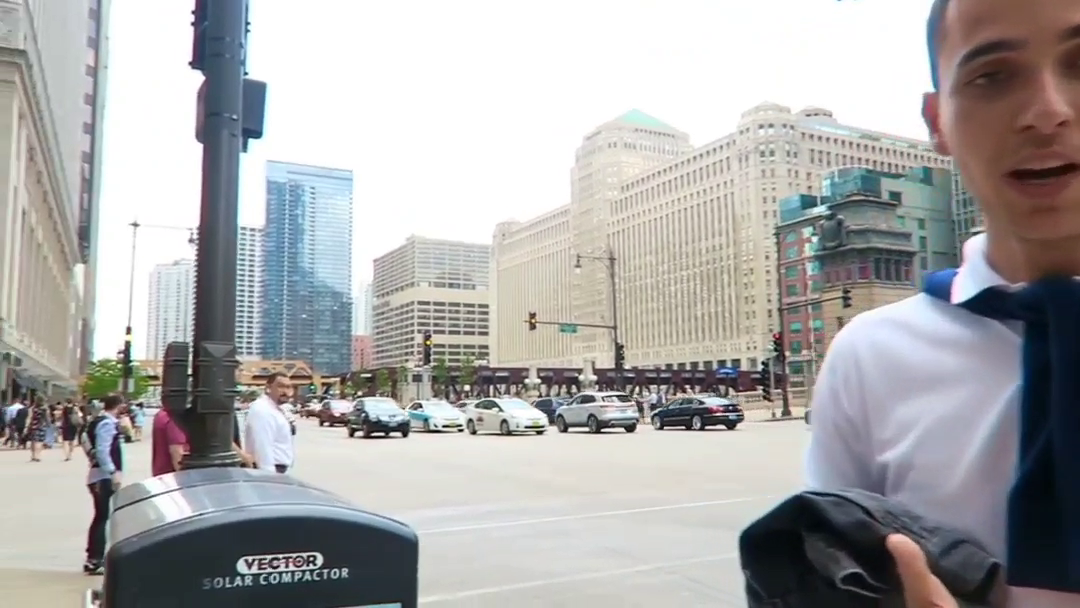
#> input picture frame 18 of lol_xd.mp4, 1080 x 608 px
$ python human_face_car_detection.py
#> lines starting #> are read from the running program, lines starting #| are printed output that depends on the picture; after the words box and inside, x2 and y2 are one past the last pixel; in counts of white or black regions, pixels touching at a corner belong together
#importing dependencies:
import cv2
#importing trained and stored data from xml files::
car_tracker = cv2.CascadeClassifier('cars.xml')       #trained data of cars
pedes_tracker = cv2.CascadeClassifier('body.xml')     #trained data for human long figures
trained_faced_data = cv2.CascadeClassifier('df.xml')  #trained data for human frontal face(side face excluded)
webcam = cv2.VideoCapture('lol_xd.mp4')               #importing video file
try :
    while True:                                           #creating infnite loop
            success_frame_read, frame = webcam.read()         #reading the vide file frame by frame
#> frame is the input picture: shape (608, 1080, 3); mean B, G, R 170.3, 170.5, 171.1
            if success_frame_read:
                gray_scaled_video = cv2.cvtColor(frame,cv2.COLOR_BGR2GRAY)   #if the video reading is succeccfull turn the each video frame in grayscale
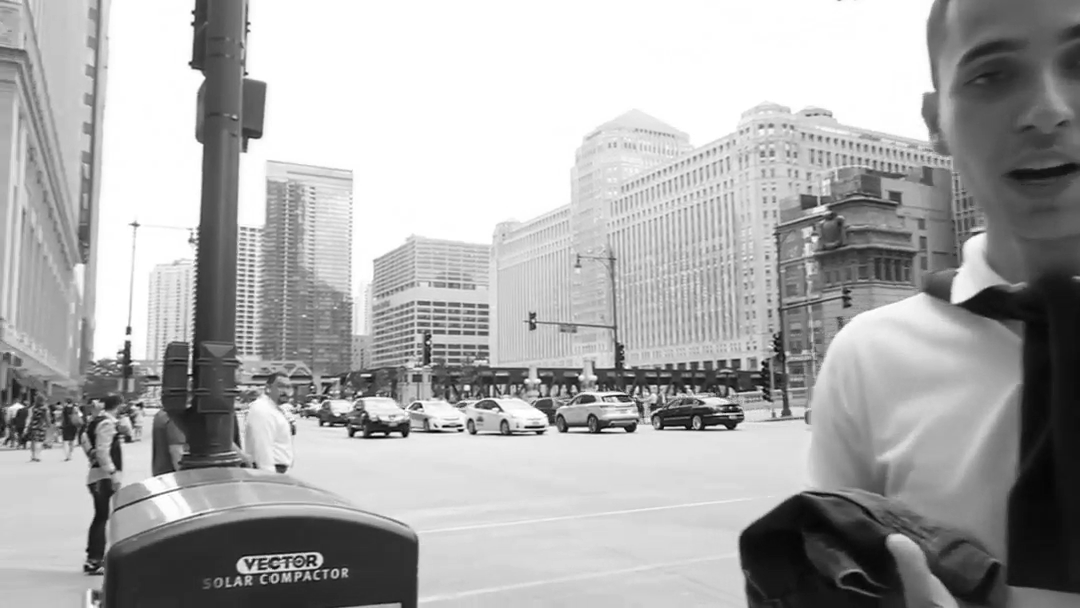
#> gray_scaled_video: shape (608, 1080); min 0, max 255, mean 170.6
            else :
                break                                                            #if the video reading is unsuccessfull break the loop
            car_coordinates = car_tracker.detectMultiScale(gray_scaled_video,scaleFactor = 1.2, minNeighbors = 4)                    #finding the co ordinates of cars from gray scaled video
#> car_coordinates = [[568, 370, 90, 90], [633, 345, 121, 121], [336, 369, 95, 95], [450, 371, 97, 97]]
            pedes_coordinates = pedes_tracker.detectMultiScale(gray_scaled_video,scaleFactor = 1.2, minNeighbors = 1)                #finding the co ordinates of people  from gray scaled video
#> pedes_coordinates = [[752, 353, 26, 53], [51, 399, 35, 70]]
            face_coordinates = trained_faced_data.detectMultiScale(gray_scaled_video,scaleFactor = 1.2, minNeighbors = 4)            #finding the co ordinates of people's faces from gray scaled video
#> face_coordinates = ()
        # scale factor is used to basically blur the vid or image so that when we perdict using our model some details of the vid/photo gets removed and hence the chances of detecting wrong feature as a right one decreases
         # minNeighbours actuallly sees number of layers of neighbours saying its actually the correct one or not and this way accuracy increases more and more
            for (x, y, a, b) in car_coordinates:                                                            #creatingrectangles around the detected cars
                cv2.rectangle(frame,(x,y),(x+a,y+b),(255,0,0),2)
                cv2.putText(frame,'CAR',(x,y+b+4), fontFace=cv2.FONT_HERSHEY_DUPLEX, fontScale=1, color=(25,50,55))                  #adding texts to the detected rectangle
#> this loop made 4 passes
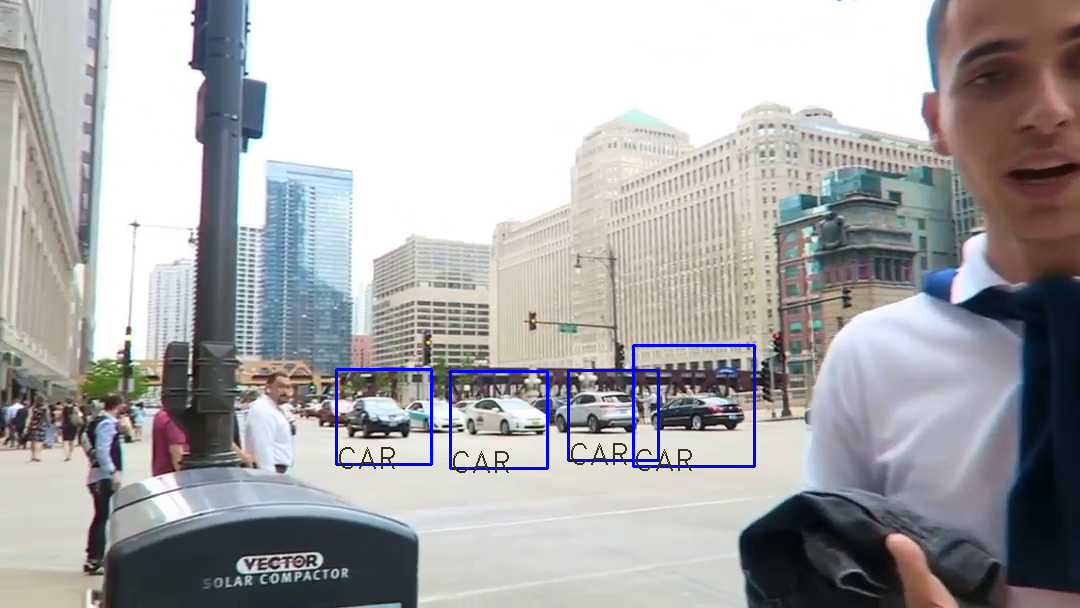
#> frame: shape (608, 1080, 3); 0.88% of pixels changed, all inside (x1, y1, x2, y2) = (335, 344, 756, 473)
            for (x, y, a, b) in pedes_coordinates:                                                          #creatingrectangles around the detected people
                cv2.rectangle(frame,(x,y),(x+a,y+b),(0,0,0),2)
                cv2.putText(frame,'pedestrians',(x,y+b+4), fontFace=cv2.FONT_HERSHEY_DUPLEX , fontScale=1, color=(255,125,0))        #adding texts to the detected rectangle
#> this loop made 2 passes
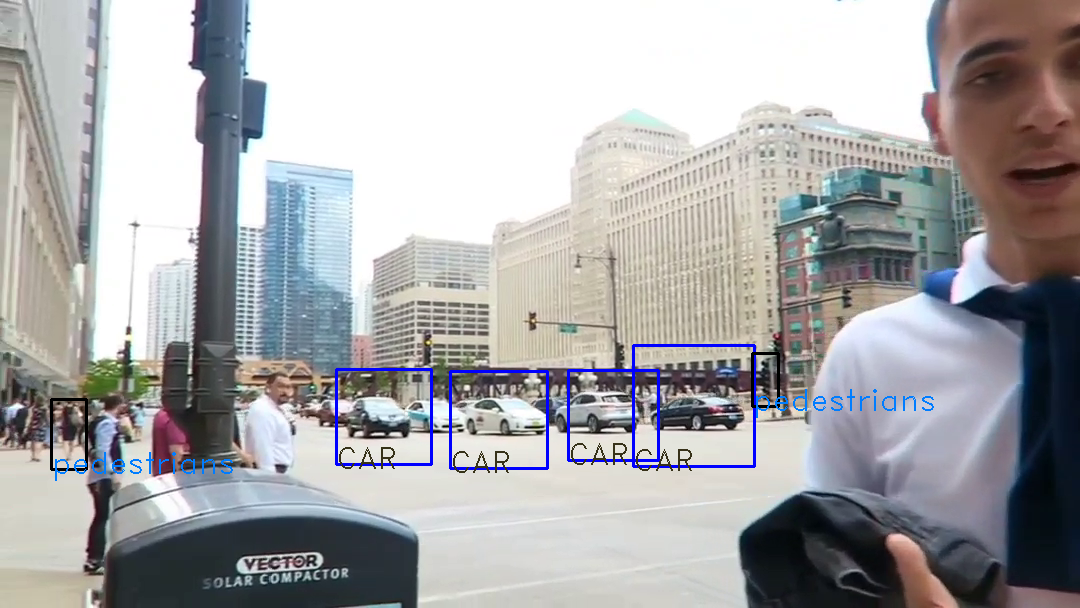
#> frame: shape (608, 1080, 3); 0.41% of pixels changed, all inside (x1, y1, x2, y2) = (50, 352, 934, 481)
            for (x, y, a, b) in face_coordinates:                                                           #creatingrectangles around the detected people's faces
                cv2.rectangle(frame,(x,y),(x+a,y+b),(255,140,150),2)
                cv2.putText(frame,'face',(x,y+b+4), fontFace=cv2.FONT_HERSHEY_DUPLEX, fontScale=1, color=(10,0,25))                  #adding texts to the detected rectangle
#> this loop made 0 passes
            cv2.imshow('video cam',frame)                    #showing the video after detectiom frame by frame
            cv2.waitKey(1)
except KeyboardInterrupt:
        print("The program has been terminated") #On pressing ctrl-c in the terminal this msg will be shown
        pass

$ run again, starting later in the video
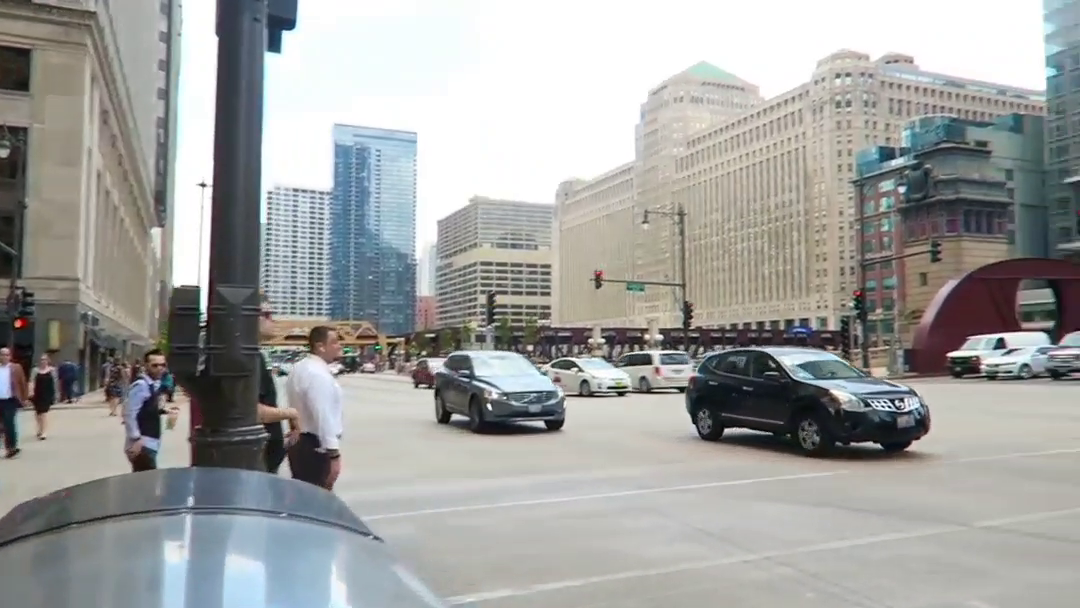
#> input picture frame 82 of lol_xd.mp4, 1080 x 608 px
#> frame is the input picture: shape (608, 1080, 3); mean B, G, R 159.4, 161.3, 160.3
#> car_coordinates = [[357, 356, 26, 26], [405, 296, 204, 204], [638, 209, 349, 349]]
#> pedes_coordinates = [[125, 439, 29, 58], [20, 367, 38, 77]]
#> face_coordinates = ()
#> the loop `for (x, y, a, b) in car_coordinates:` made 3 passes
#> after the loop `for (x, y, a, b) in car_coordinates:`:
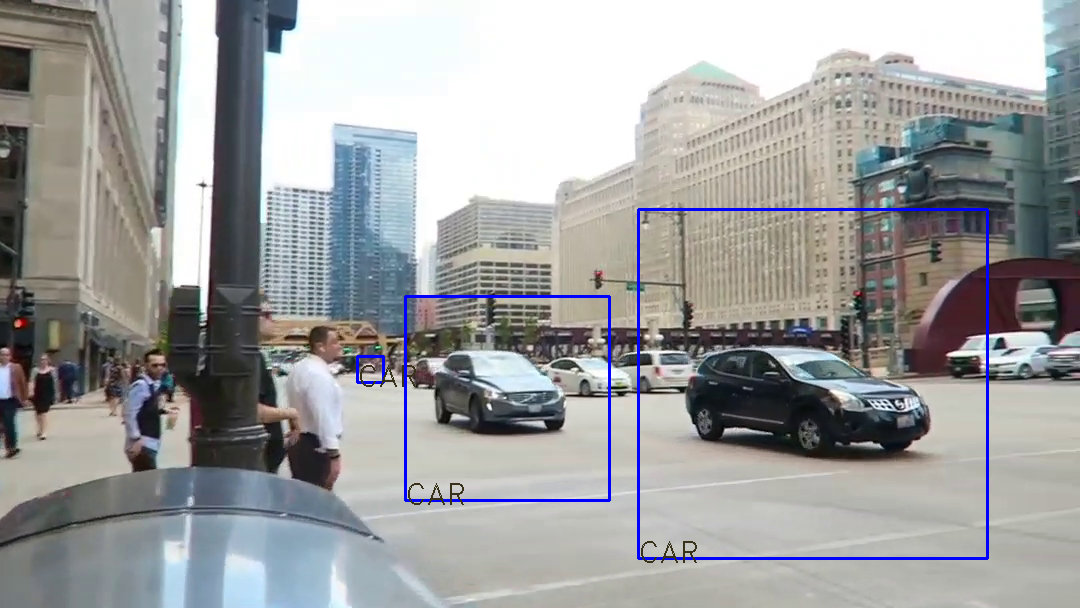
#> frame: shape (608, 1080, 3); 1.17% of pixels changed, all inside (x1, y1, x2, y2) = (356, 208, 989, 563)
#> the loop `for (x, y, a, b) in pedes_coordinates:` made 2 passes
#> after the loop `for (x, y, a, b) in pedes_coordinates:`:
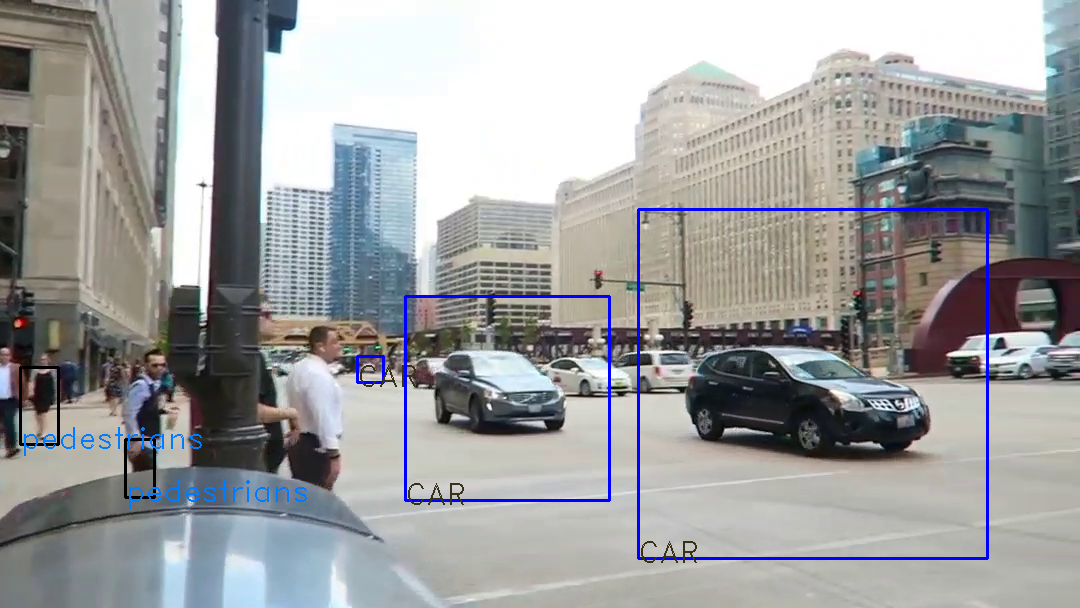
#> frame: shape (608, 1080, 3); 0.42% of pixels changed, all inside (x1, y1, x2, y2) = (19, 366, 307, 509)

$ run again, starting later in the video
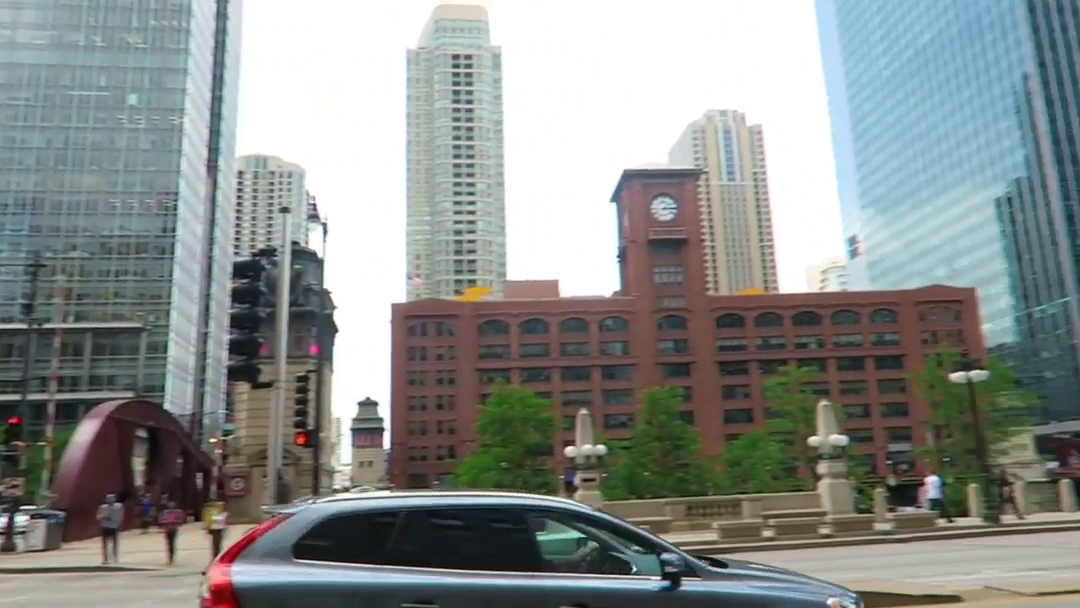
#> input picture frame 147 of lol_xd.mp4, 1080 x 608 px
#> frame is the input picture: shape (608, 1080, 3); mean B, G, R 140.5, 142.7, 137.7
#> `gray_scaled_video = cv2.cvtColor(frame,cv2.COLOR_BGR2GRAY)`:
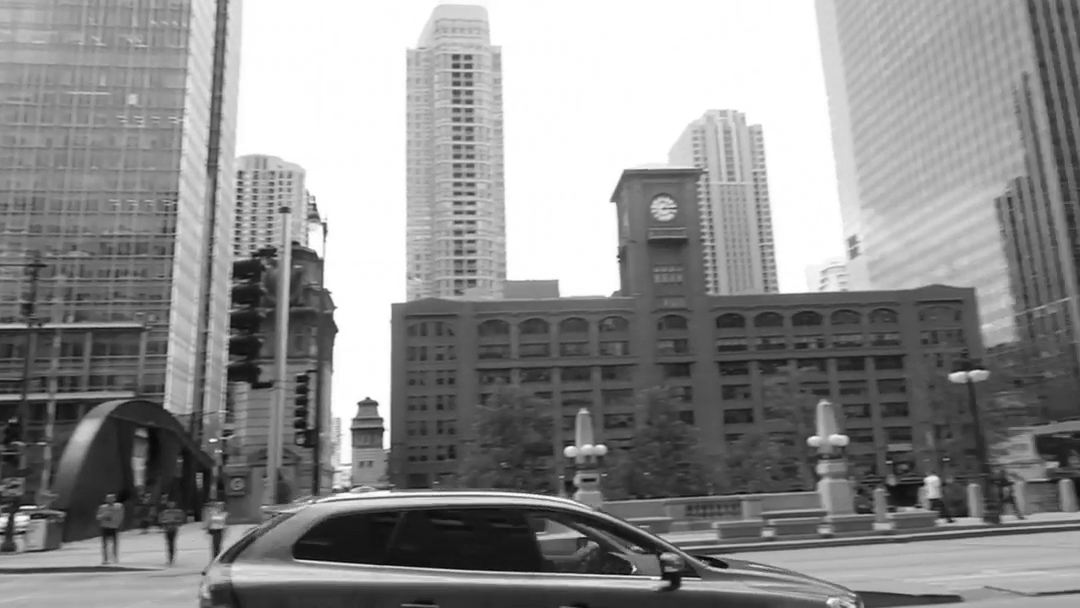
#> gray_scaled_video: shape (608, 1080); min 1, max 255, mean 141
#> car_coordinates = ()
#> pedes_coordinates = [[150, 491, 38, 77], [82, 484, 50, 100]]
#> face_coordinates = ()
#> the loop `for (x, y, a, b) in pedes_coordinates:` made 2 passes
#> after the loop `for (x, y, a, b) in pedes_coordinates:`:
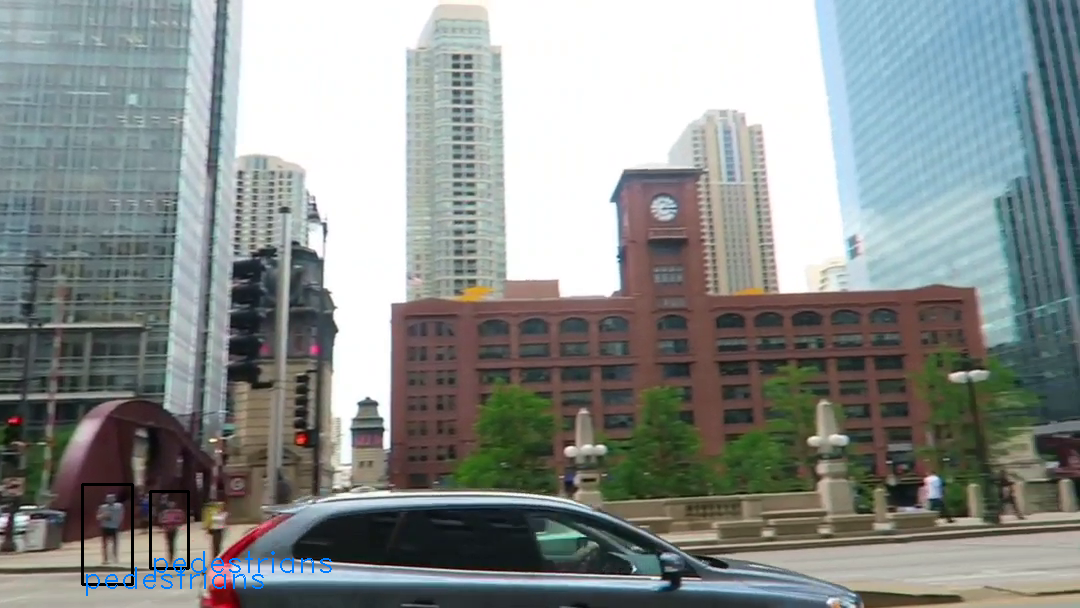
#> frame: shape (608, 1080, 3); 0.48% of pixels changed, all inside (x1, y1, x2, y2) = (81, 483, 332, 596)
